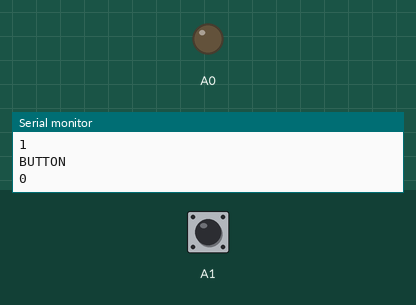
Recording of a sketch running on a simulated Arduino Uno, built with avr-gcc and run on an emulated ATmega328P. Parts: output pins drawn as LEDs (lit = HIGH), the last lines printed to the serial monitor. Dashed ring = blinking. Inputs (shaded band) come from the test bench; at power-on: A1 HIGH.

Above: at 1.2 s.
1.3 s: A1 pulled LOW for 1 s
At 1.55 s:
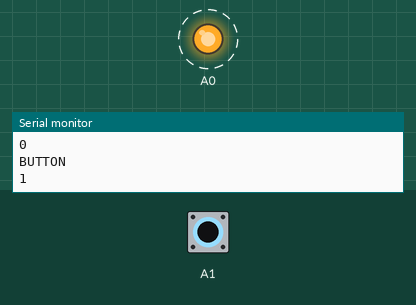
4.3 s: A1 pulled LOW for 3.2 s
At 8.8 s:
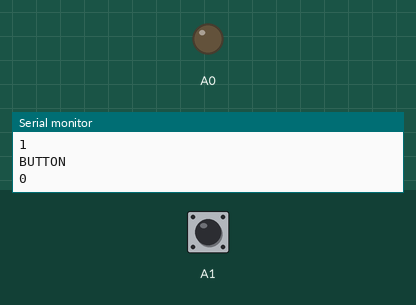
Timing chart, 0 to 10.3 s (numbered marks = the images above; inputs shaded):
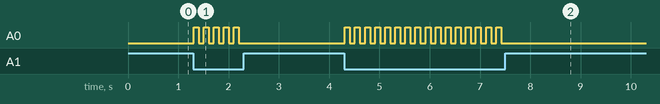

Measured:
- after the input at 1.3 s, A0: alternates HIGH for 0.10 s and LOW for 0.10 s, 10 changes in all, then stays LOW, starting at once
- after the input at 4.3 s, A0: alternates HIGH for 0.10 s and LOW for 0.10 s, 32 changes in all, then stays LOW, starting at once

The sketch:

mgP2.ino
```cpp
void setup() {
  // put your setup code here, to run once:
  Serial.begin(9600);
  pinMode(A1, INPUT_PULLUP);
  pinMode(A0,OUTPUT);
}

int buttonPressed=0;

void loop() {
  Serial.println(digitalRead(A1));
  if(digitalRead(A1)==0 && buttonPressed==0) {
    buttonPressed=1;
  }
  else if(digitalRead(A1)==0 && buttonPressed==1) {
    buttonPressed=0;
  }
  if(buttonPressed==1) {
    analogWrite(A0,255);
  }
  else {
    analogWrite(A0,0);
  }
  Serial.println("BUTTON");
  Serial.println(buttonPressed);
  delay(100);
  // put your main code here, to run repeatedly:

}
```
